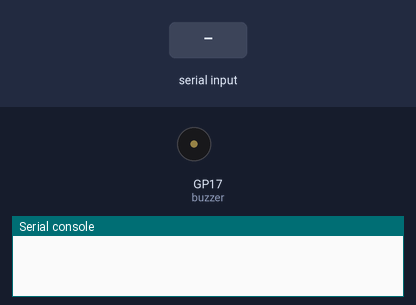
A program run on a simulated Raspberry Pi Pico running CircuitPython. On the bench: buzzer (waves = sounding), the last lines printed to the serial console. The inputs (shaded band) are chosen by the test bench.

Above: at 1.2 s.
1.3 s: "A" typed at the serial console, then Enter
At 1.47 s:
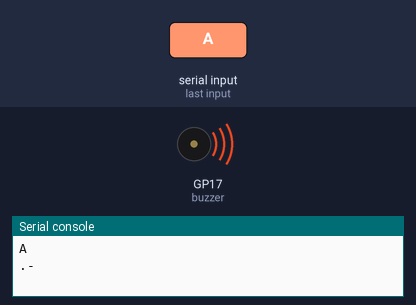
3.0 s: "B" typed at the serial console, then Enter
At 4.6 s:
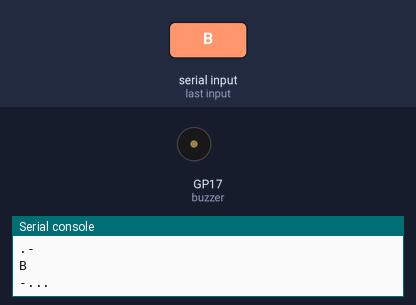
6.0 s: "C" typed at the serial console, then Enter
At 6.07 s:
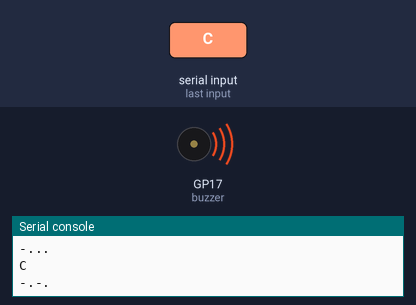
9.0 s: "D" typed at the serial console, then Enter
At 10.3 s:
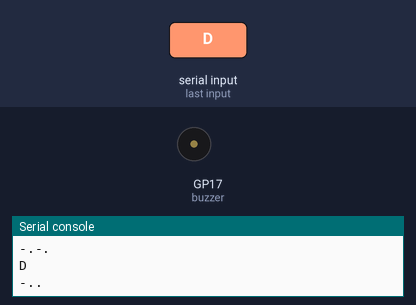
12.0 s: "E" typed at the serial console, then Enter
At 12.3 s:
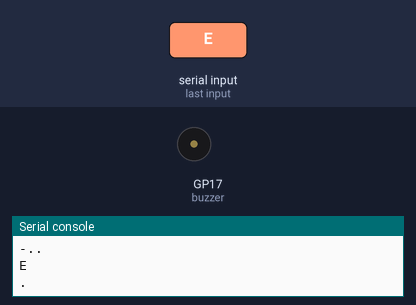
13.5 s: "F" typed at the serial console, then Enter
At 13.77 s:
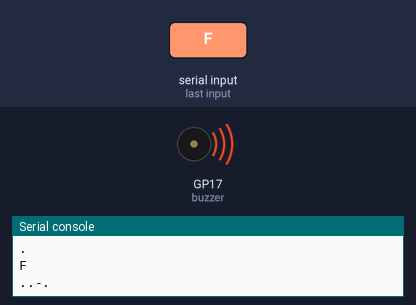
Timing chart, 0 to 16.5 s (numbered marks = the images above; inputs shaded):
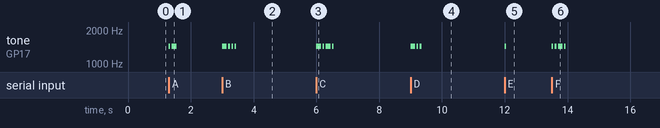

The program:

Morse_Code_Part_2_LED_Blink_.py
```python
import board
import pwmio
import time

buzzer = pwmio.PWMOut(board.GP17, duty_cycle=0, frequency=1440)
OFF = 0
ON = 2**15
DOT = 0.05
DASH = 3*DOT


# Dictionary representing the morse code chart
MORSE_CODE = { 'A':'.-', 'B':'-...',
    'C':'-.-.', 'D':'-..', 'E':'.',
    'F':'..-.', 'G':'--.', 'H':'....',
    'I':'..', 'J':'.---', 'K':'-.-',
    'L':'.-..', 'M':'--', 'N':'-.',
    'O':'---', 'P':'.--.', 'Q':'--.-',
    'R':'.-.', 'S':'...', 'T':'-',
    'U':'..-', 'V':'...-', 'W':'.--',
    'X':'-..-', 'Y':'-.--', 'Z':'--..',
    '1':'.----', '2':'..---', '3':'...--',
    '4':'....-', '5':'.....', '6':'-....',
    '7':'--...', '8':'---..', '9':'----.',
    '0':'-----', ',':'--..--', '.':'.-.-.-',
    '?':'..--..', '/':'-..-.', '-':'-....-',
    '(':'-.--.', ')':'-.--.-', ' ':'/'}
BEEP = {'.': DOT , '-': DASH}

while True:
    Input = input()
    x = Input.upper()
    if Input == str("-q"):
        break
    for letter in x:
        if letter == " ":
            time.sleep(7*DOT)
            print("/", end=" ")
            continue
        print(MORSE_CODE[letter], end=" ")
        for pulse in MORSE_CODE[letter]:
            # print(f"pulsing for {pulse} for letter {letter}")
            buzzer.duty_cycle = ON
            time.sleep(BEEP[pulse])
            buzzer.duty_cycle = OFF
            time.sleep(DOT)
        time.sleep(3*DOT)
    print()
```

Measured:
- after the input at 1.3 s, tone on GP17 (buzzer): silent → 1440 Hz at once, → silent 0.05 s later, → 1440 Hz 0.05 s later, → silent 0.15 s later
- after the input at 3.0 s, tone on GP17 (buzzer): silent → 1440 Hz at once, then repeats every 0.10 s: silent 0.05 s, 1440 Hz 0.05 s, until it stays silent from 3.5 s
- after the input at 6.0 s, tone on GP17 (buzzer): plays 1440 Hz for 0.15 s, 1440 Hz for 0.05 s, 1440 Hz for 0.15 s, 1440 Hz for 0.05 s, starting at once
- after the input at 9.0 s, tone on GP17 (buzzer): silent → 1440 Hz at once, then repeats every 0.10 s: silent 0.05 s, 1440 Hz 0.05 s, until it stays silent from 9.4 s
- after the input at 12.0 s, tone on GP17 (buzzer): silent → 1440 Hz at once, → silent 0.05 s later
- after the input at 13.5 s, tone on GP17 (buzzer): plays 1440 Hz for 0.05 s, 1440 Hz for 0.05 s, 1440 Hz for 0.15 s, 1440 Hz for 0.05 s, starting at once
